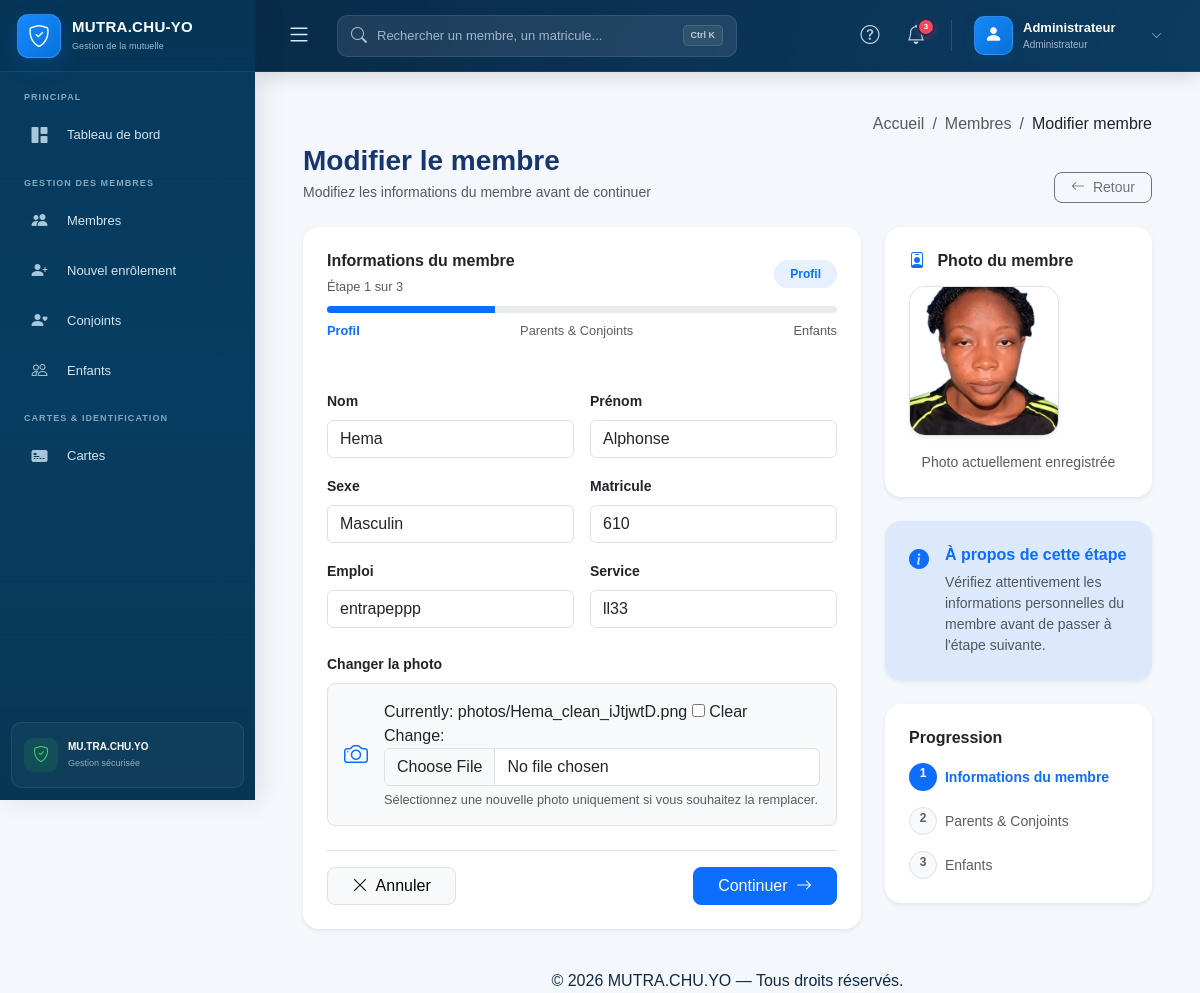
The page /membres/modifier/8/ on the database its author committed.
### page1/models.py (models this page shows, shortened)
class Membre(models.Model):
    SEXE_CHOICES = [
        ('M', 'Masculin'),
        ('F', 'Feminin'),
    ]
    nom = models.CharField(max_length=100)
    prenom = models.CharField(max_length=500)
    matricule = models.CharField(max_length=50, unique=True)
    emploi = models.CharField(max_length=100)
    service = models.CharField(max_length=100)
    photo = models.ImageField(upload_to='photos/', blank=True, null=True)
    cle = models.CharField(max_length=1, default='A')
    sexe = models.CharField(
        max_length=1,
        choices=SEXE_CHOICES,
        default='M'
    )
    date_naissance = models.DateField(
        null=True,
        blank=True
    )
    compteur = models.PositiveIntegerField(
        unique=True,
        blank=True,
        null=True
    )

### membres/views.py (the view)
# urls.py: path('modifier/', views.Modifier_membre, name='modifier_membre'),
def Modifier_membre(request, id):
    membre = get_object_or_404(Membre, id=id)
    if request.method == "POST":
        form = MembreForm(
            request.POST,
            request.FILES,
            instance=membre
        )
        if form.is_valid():
            membre = form.save(commit=False)
            if 'photo' in request.FILES:
                enregistrer_photo_sans_fond(
                    membre,
                    request.FILES['photo'],
                    background_color=(255, 255, 255)
                )
                rogner_zoom_visage(
                    membre,
                    membre.photo
                )
            membre.save()
            return redirect(
                'modifier_parents_conjoints',
                id=membre.id
            )
    else:
        form = MembreForm(instance=membre)
    return render(request, 'modifier_membre.html', {
        'form': form,
        'membre': membre,
        'step': 1
    })

### page1/forms.py
class MembreForm(forms.ModelForm):
    class Meta:
        model = Membre
        fields = [
            'nom',
            'prenom',
            'matricule',
            'emploi',
            'service',
            'sexe',
            'photo'
        ]
        widgets = {
            'nom': forms.TextInput(attrs={
                'class': 'form-control'
            }),
            'prenom': forms.TextInput(attrs={
                'class': 'form-control'
            }),
            'matricule': forms.TextInput(attrs={
                'class': 'form-control'
            }),
            'emploi': forms.TextInput(attrs={
                'class': 'form-control'
            }),
            'service': forms.TextInput(attrs={
                'class': 'form-control'
            }),
            'sexe': forms.Select(attrs={
                'class': 'form-control'
            }),
            'photo': forms.ClearableFileInput(attrs={
                 'class': 'form-control'
            }),
        }

### page1/templates/modifier_membre.html (shortened to what this page needs)
{% extends "core/base.html" %}
{% block content %}
<div class="container-fluid px-4 py-3">
    <div class="mb-4">
        <nav aria-label="breadcrumb" class="mb-2">
            <ol class="breadcrumb mb-0 small justify-content-end">
                <li class="breadcrumb-item">
                     <a href="{% url 'core_index' %}" class="text-muted text-decoration-none">
                         Accueil
                    </a>
                </li>
                <li class="breadcrumb-item">
                      <a href="{% url 'liste_membres' %}" class="text-muted text-decoration-none">
                           Membres
                     </a>
                </li>
                <li class="breadcrumb-item active text-dark fw-medium"
                    aria-current="page">
                    Modifier membre
                </li>
            </ol>
        </nav>
        <div class="d-flex justify-content-between align-items-end">
            <div>
                <h1 class="h3 fw-bold mb-1" style="color: #17366F;">
                    Modifier le membre
                </h1>
                <p class="text-muted small mb-0"style="color: #17366F;">
                    Modifiez les informations du membre avant de continuer
                </p>
            </div>
            <a href="{% url 'liste_membres' %}"
               class="btn btn-outline-secondary btn-sm rounded-3 px-3">
                <i class="bi bi-arrow-left me-1"></i>
                Retour
            </a>
        </div>
    </div>
    <div class="row g-4">
        <div class="col-lg-8">
            <div class="card border-0 shadow-sm rounded-4 bg-white">
                <div class="card-body p-4">
                    <div class="mb-4">
                        <div class="d-flex justify-content-between align-items-center mb-2">
                            <div>
                                <h6 class="fw-bold text-dark mb-1">
                                    Informations du membre
                                </h6>
                                <small class="text-muted">
                                    Étape 1 sur 3
                                </small>
                            </div>
                            <span class="badge bg-primary bg-opacity-10 text-primary rounded-pill px-3 py-2">
                                Profil
                            </span>
                        </div>
                        <div class="progress"
                             style="height: 7px; border-radius: 20px;">
                            <div class="progress-bar bg-primary"
                                 style="width: 33%;">
                            </div>
                        </div>
                        <div class="d-flex justify-content-between mt-2">
                            <small class="fw-semibold text-primary">
                                Profil
                            </small>
                            <small class="text-muted">
                                Parents & Conjoints
                            </small>
                            <small class="text-muted">
                                Enfants
                            </small>
                        </div>
                    </div>
                    <hr class="border-light mb-4">
                    <form method="POST"
                          enctype="multipart/form-data">
                        <div class="row g-3 mb-3">
                            <div class="col-md-6">
                                <label class="form-label small fw-semibold text-dark">
                                    Nom
                                </label>
                                {{ form.nom }}
                            </div>
                            <div class="col-md-6">
                                <label class="form-label small fw-semibold text-dark">
                                    Prénom
                                </label>
                                {{ form.prenom }}
                            </div>
                        </div>
                        <div class="row g-3 mb-3">
                            <div class="col-md-6">
                                <label class="form-label small fw-semibold text-dark">
                                    Sexe
                                </label>
                                {{ form.sexe }}
                            </div>
                            <div class="col-md-6">
                                <label class="form-label small fw-semibold text-dark">
                                    Matricule
                                </label>
                                {{ form.matricule }}
                            </div>
                        </div>
                        <div class="row g-3 mb-3">
                            <div class="col-md-6">
                                <label class="form-label small fw-semibold text-dark">
                                    Emploi
                                </label>
                                {{ form.emploi }}
                            </div>
                            <div class="col-md-6">
                                <label class="form-label small fw-semibold text-dark">
                                    Service
                                </label>
                                {{ form.service }}
                            </div>
                        </div>
                        <div class="mt-4">
                            <label class="form-label small fw-semibold text-dark">
                                Changer la photo
                            </label>
                            <div class="border rounded-3 p-3 bg-light">
                                <div class="d-flex align-items-center gap-3">
                                    <div class="text-primary fs-4">
                                        <i class="bi bi-camera"></i>
                                    </div>
                                    <div class="flex-grow-1">
                                        {{ form.photo }}
                                        <small class="text-muted d-block mt-1">
                                            Sélectionnez une nouvelle photo
                                            uniquement si vous souhaitez la remplacer.
                                        </small>
                                    </div>
                                </div>
                            </div>
                        </div>
                        <div class="d-flex justify-content-between align-items-center mt-4 pt-3 border-top">
                            <a href="{% url 'liste_membres' %}"
                               class="btn btn-light border rounded-3 px-4">
                                <i class="bi bi-x-lg me-1"></i>
                                Annuler
                            </a>
                            <button type="submit"
                                    class="btn btn-primary rounded-3 px-4">
                                Continuer
                                <i class="bi bi-arrow-right ms-1"></i>
                            </button>
                        </div>
                    </form>
                </div>
            </div>
        </div>
        <div class="col-lg-4">
            <div class="card border-0 shadow-sm rounded-4 bg-white mb-4">
                <div class="card-body p-4">
                    <h6 class="fw-bold text-dark mb-3">
                        <i class="bi bi-person-badge text-primary me-2"></i>
                        Photo du membre
                    </h6>
                    <div class="text-center">
                        {% if membre.photo %}
                            <img src="{{ membre.photo.url }}"
                                 alt="Photo du membre"
                                 class="img-fluid rounded-4 shadow-sm border"
                                 style="
                                    width: 150px;
                                    height: 150px;
                                    object-fit: cover;
                                 ">
                        {% endif %}
                    </div>
                    <p class="text-muted small text-center mt-3 mb-0">
                        Photo actuellement enregistrée
                    </p>
                </div>
            </div>
            <div class="card border-0 shadow-sm rounded-4 bg-primary bg-opacity-10">
                <div class="card-body p-4">
                    <div class="d-flex align-items-start">
                        <i class="bi bi-info-circle-fill text-primary fs-5 me-3"></i>
                        <div>
                            <h6 class="fw-bold text-primary mb-2">
                                À propos de cette étape
                            </h6>
                            <p class="small text-muted mb-0">
                                Vérifiez attentivement les informations
                                personnelles du membre avant de passer à
                                l'étape suivante.
                            </p>
                        </div>
                    </div>
                </div>
            </div>
            <div class="card border-0 shadow-sm rounded-4 bg-white mt-4">
                <div class="card-body p-4">
                    <h6 class="fw-bold text-dark mb-3">
                        Progression
                    </h6>
                    <div class="d-flex align-items-center mb-3">
                        <span class="badge bg-primary rounded-circle me-2"
                              style="width: 28px; height: 28px;">
                            1
                        </span>
                        <span class="small fw-semibold text-primary">
                            Informations du membre
                        </span>
                    </div>
                    <div class="d-flex align-items-center mb-3">
                        <span class="badge bg-light text-muted border rounded-circle me-2"
                              style="width: 28px; height: 28px;">
                            2
                        </span>
                        <span class="small text-muted">
                            Parents & Conjoints
                        </span>
                    </div>
                    <div class="d-flex align-items-center">
                        <span class="badge bg-light text-muted border rounded-circle me-2"
                              style="width: 28px; height: 28px;">
                            3
                        </span>
                        <span class="small text-muted">
                            Enfants
                        </span>
                    </div>
                </div>
            </div>
        </div>
    </div>
</div>
{% endblock %}

### core/static/core/css/style.css (style rules this page uses)
:root { --sidebar-width: 255px; --topbar-height: 72px; --page-bg: #f4f7fb; --text-color: #102a43; }
*, *::before, *::after { box-sizing: border-box; }
html, body { width: 100%; min-height: 100%; margin: 0; padding: 0; }
html { overflow-x: hidden; }
body { min-height: 100vh; background: var(--page-bg); color: var(--text-color); font-family: Arial, Helvetica, sans-serif; overflow-x: hidden; }

### rows shown on the page
Membre: nom "Hema", prenom "Alphonse", sexe "Masculin", matricule "610", emploi "entrapeppp", service "ll33", photo (picture)
